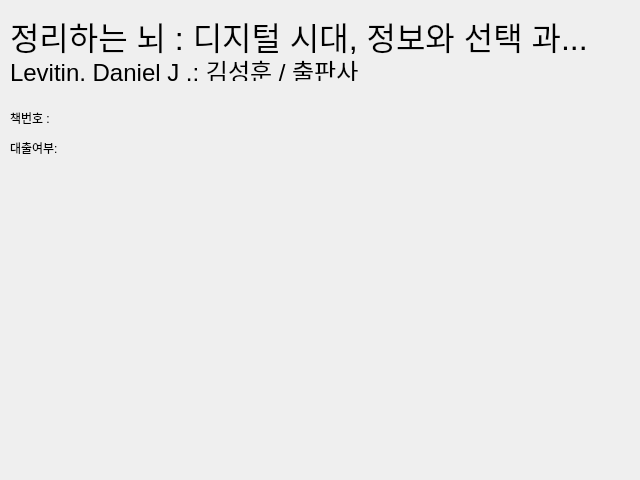
<?xml version="1.0" encoding="UTF-8"?>
<ui version="4.0">
 <class>Form</class>
 <widget class="QWidget" name="Form">
  <property name="geometry">
   <rect>
    <x>0</x>
    <y>0</y>
    <width>640</width>
    <height>480</height>
   </rect>
  </property>
  <property name="windowTitle">
   <string>Form</string>
  </property>
  <widget class="QLabel" name="label">
   <property name="geometry">
    <rect>
     <x>10</x>
     <y>10</y>
     <width>621</width>
     <height>51</height>
    </rect>
   </property>
   <property name="font">
    <font>
     <pointsize>24</pointsize>
    </font>
   </property>
   <property name="text">
    <string>정리하는 뇌 : 디지털 시대, 정보와 선택 과...</string>
   </property>
  </widget>
  <widget class="QLabel" name="label_2">
   <property name="geometry">
    <rect>
     <x>10</x>
     <y>60</y>
     <width>621</width>
     <height>21</height>
    </rect>
   </property>
   <property name="font">
    <font>
     <pointsize>18</pointsize>
    </font>
   </property>
   <property name="text">
    <string>Levitin, Daniel J .: 김성훈 / 출판사</string>
   </property>
  </widget>
  <widget class="QLabel" name="label_3">
   <property name="geometry">
    <rect>
     <x>10</x>
     <y>110</y>
     <width>58</width>
     <height>16</height>
    </rect>
   </property>
   <property name="text">
    <string>책번호 :</string>
   </property>
  </widget>
  <widget class="QLabel" name="label_4">
   <property name="geometry">
    <rect>
     <x>10</x>
     <y>140</y>
     <width>58</width>
     <height>16</height>
    </rect>
   </property>
   <property name="text">
    <string>대출여부:</string>
   </property>
  </widget>
 </widget>
 <resources/>
 <connections/>
</ui>
